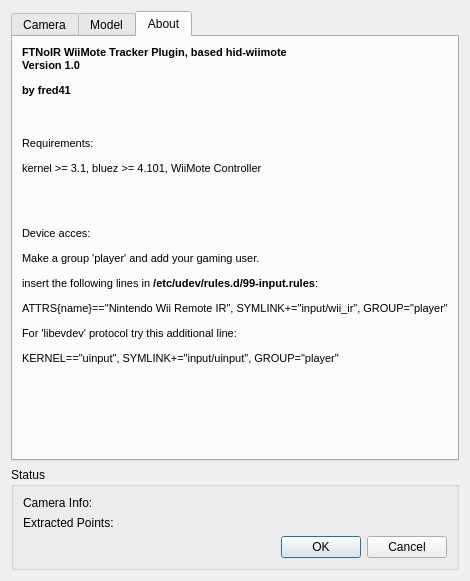
<?xml version="1.0" encoding="UTF-8"?>
<ui version="4.0">
 <class>UICPTClientControls</class>
 <widget class="QWidget" name="UICPTClientControls">
  <property name="windowModality">
   <enum>Qt::NonModal</enum>
  </property>
  <property name="geometry">
   <rect>
    <x>0</x>
    <y>0</y>
    <width>553</width>
    <height>588</height>
   </rect>
  </property>
  <property name="sizePolicy">
   <sizepolicy hsizetype="Preferred" vsizetype="Preferred">
    <horstretch>0</horstretch>
    <verstretch>0</verstretch>
   </sizepolicy>
  </property>
  <property name="windowTitle">
   <string>WiiMoteTracker Settings</string>
  </property>
  <property name="windowIcon">
   <iconset>
    <normaloff>:/Resources/Logo_IR.png</normaloff>:/Resources/Logo_IR.png</iconset>
  </property>
  <property name="layoutDirection">
   <enum>Qt::LeftToRight</enum>
  </property>
  <property name="autoFillBackground">
   <bool>false</bool>
  </property>
  <layout class="QGridLayout" name="gridLayout_9">
   <property name="sizeConstraint">
    <enum>QLayout::SetFixedSize</enum>
   </property>
   <item row="0" column="0">
    <widget class="QTabWidget" name="tabWidget">
     <property name="sizePolicy">
      <sizepolicy hsizetype="Preferred" vsizetype="MinimumExpanding">
       <horstretch>0</horstretch>
       <verstretch>0</verstretch>
      </sizepolicy>
     </property>
     <property name="minimumSize">
      <size>
       <width>0</width>
       <height>0</height>
      </size>
     </property>
     <property name="locale">
      <locale language="English" country="UnitedStates"/>
     </property>
     <property name="currentIndex">
      <number>2</number>
     </property>
     <widget class="QWidget" name="tab_2">
      <attribute name="title">
       <string>Camera</string>
      </attribute>
      <layout class="QVBoxLayout" name="verticalLayout">
       <item>
        <widget class="QGroupBox" name="groupBox">
         <property name="title">
          <string>Camera settings</string>
         </property>
         <layout class="QGridLayout" name="gridLayout_2">
          <item row="5" column="0">
           <widget class="QLabel" name="label_6">
            <property name="text">
             <string>Dynamic pose timeout</string>
            </property>
           </widget>
          </item>
          <item row="2" column="1">
           <widget class="QSpinBox" name="res_y_spin">
            <property name="enabled">
             <bool>false</bool>
            </property>
            <property name="sizePolicy">
             <sizepolicy hsizetype="Preferred" vsizetype="Fixed">
              <horstretch>0</horstretch>
              <verstretch>0</verstretch>
             </sizepolicy>
            </property>
            <property name="toolTip">
             <string>Desired capture height</string>
            </property>
            <property name="suffix">
             <string> px</string>
            </property>
            <property name="maximum">
             <number>2000</number>
            </property>
            <property name="singleStep">
             <number>10</number>
            </property>
           </widget>
          </item>
          <item row="3" column="0">
           <widget class="QLabel" name="label_4">
            <property name="sizePolicy">
             <sizepolicy hsizetype="Expanding" vsizetype="Preferred">
              <horstretch>0</horstretch>
              <verstretch>0</verstretch>
             </sizepolicy>
            </property>
            <property name="text">
             <string>Diagonal field of view</string>
            </property>
           </widget>
          </item>
          <item row="1" column="0">
           <widget class="QLabel" name="label_36">
            <property name="sizePolicy">
             <sizepolicy hsizetype="Expanding" vsizetype="Preferred">
              <horstretch>0</horstretch>
              <verstretch>0</verstretch>
             </sizepolicy>
            </property>
            <property name="text">
             <string>Width</string>
            </property>
           </widget>
          </item>
          <item row="3" column="1">
           <widget class="QSpinBox" name="fov">
            <property name="enabled">
             <bool>false</bool>
            </property>
            <property name="suffix">
             <string>°</string>
            </property>
            <property name="prefix">
             <string/>
            </property>
            <property name="minimum">
             <number>10</number>
            </property>
            <property name="maximum">
             <number>90</number>
            </property>
           </widget>
          </item>
          <item row="4" column="1">
           <widget class="QCheckBox" name="dynamic_pose">
            <property name="enabled">
             <bool>true</bool>
            </property>
            <property name="text">
             <string/>
            </property>
           </widget>
          </item>
          <item row="4" column="0">
           <widget class="QLabel" name="label_5">
            <property name="sizePolicy">
             <sizepolicy hsizetype="Expanding" vsizetype="Preferred">
              <horstretch>0</horstretch>
              <verstretch>0</verstretch>
             </sizepolicy>
            </property>
            <property name="text">
             <string>Dynamic pose resolution</string>
            </property>
           </widget>
          </item>
          <item row="5" column="1">
           <widget class="QSpinBox" name="init_phase_timeout">
            <property name="enabled">
             <bool>true</bool>
            </property>
            <property name="suffix">
             <string> ms</string>
            </property>
            <property name="minimum">
             <number>1</number>
            </property>
            <property name="maximum">
             <number>10000</number>
            </property>
           </widget>
          </item>
          <item row="0" column="1">
           <widget class="QComboBox" name="camdevice_combo">
            <property name="enabled">
             <bool>false</bool>
            </property>
            <property name="sizePolicy">
             <sizepolicy hsizetype="Preferred" vsizetype="Fixed">
              <horstretch>0</horstretch>
              <verstretch>0</verstretch>
             </sizepolicy>
            </property>
            <property name="currentText">
             <string notr="true"/>
            </property>
            <property name="minimumContentsLength">
             <number>10</number>
            </property>
           </widget>
          </item>
          <item row="2" column="0">
           <widget class="QLabel" name="label_41">
            <property name="sizePolicy">
             <sizepolicy hsizetype="Expanding" vsizetype="Preferred">
              <horstretch>0</horstretch>
              <verstretch>0</verstretch>
             </sizepolicy>
            </property>
            <property name="text">
             <string>Height</string>
            </property>
           </widget>
          </item>
          <item row="1" column="1">
           <widget class="QSpinBox" name="res_x_spin">
            <property name="enabled">
             <bool>false</bool>
            </property>
            <property name="sizePolicy">
             <sizepolicy hsizetype="Preferred" vsizetype="Fixed">
              <horstretch>0</horstretch>
              <verstretch>0</verstretch>
             </sizepolicy>
            </property>
            <property name="toolTip">
             <string>Desired capture width</string>
            </property>
            <property name="suffix">
             <string> px</string>
            </property>
            <property name="maximum">
             <number>2000</number>
            </property>
            <property name="singleStep">
             <number>10</number>
            </property>
           </widget>
          </item>
          <item row="0" column="0">
           <widget class="QLabel" name="label_2">
            <property name="sizePolicy">
             <sizepolicy hsizetype="Expanding" vsizetype="Preferred">
              <horstretch>0</horstretch>
              <verstretch>0</verstretch>
             </sizepolicy>
            </property>
            <property name="text">
             <string>Device</string>
            </property>
            <property name="buddy">
             <cstring>camdevice_combo</cstring>
            </property>
           </widget>
          </item>
          <item row="6" column="0">
           <widget class="QLabel" name="label_9">
            <property name="text">
             <string>Camera settings dialog</string>
            </property>
           </widget>
          </item>
          <item row="6" column="1">
           <widget class="QPushButton" name="camera_settings">
            <property name="enabled">
             <bool>false</bool>
            </property>
            <property name="sizePolicy">
             <sizepolicy hsizetype="Minimum" vsizetype="Maximum">
              <horstretch>0</horstretch>
              <verstretch>0</verstretch>
             </sizepolicy>
            </property>
            <property name="text">
             <string>Open</string>
            </property>
           </widget>
          </item>
         </layout>
        </widget>
       </item>
      </layout>
     </widget>
     <widget class="QWidget" name="tab_4">
      <attribute name="title">
       <string>Model</string>
      </attribute>
      <layout class="QGridLayout" name="gridLayout_3">
       <item row="0" column="0">
        <widget class="QTabWidget" name="model_tabs">
         <property name="sizePolicy">
          <sizepolicy hsizetype="Preferred" vsizetype="Minimum">
           <horstretch>0</horstretch>
           <verstretch>0</verstretch>
          </sizepolicy>
         </property>
         <property name="tabShape">
          <enum>QTabWidget::Rounded</enum>
         </property>
         <property name="currentIndex">
          <number>2</number>
         </property>
         <property name="usesScrollButtons">
          <bool>false</bool>
         </property>
         <property name="documentMode">
          <bool>false</bool>
         </property>
         <property name="tabsClosable">
          <bool>false</bool>
         </property>
         <widget class="QWidget" name="tab_5">
          <attribute name="title">
           <string>Clip</string>
          </attribute>
          <layout class="QGridLayout" name="gridLayout_6">
           <item row="0" column="0">
            <widget class="QGroupBox" name="groupBox_8">
             <property name="sizePolicy">
              <sizepolicy hsizetype="Preferred" vsizetype="Minimum">
               <horstretch>0</horstretch>
               <verstretch>0</verstretch>
              </sizepolicy>
             </property>
             <property name="minimumSize">
              <size>
               <width>331</width>
               <height>208</height>
              </size>
             </property>
             <property name="title">
              <string>Model Dimensions</string>
             </property>
             <widget class="QSpinBox" name="clip_tlength_spin">
              <property name="geometry">
               <rect>
                <x>70</x>
                <y>35</y>
                <width>100</width>
                <height>22</height>
               </rect>
              </property>
              <property name="suffix">
               <string> mm</string>
              </property>
              <property name="minimum">
               <number>-65535</number>
              </property>
              <property name="maximum">
               <number>65535</number>
              </property>
             </widget>
             <widget class="QSpinBox" name="clip_bheight_spin">
              <property name="geometry">
               <rect>
                <x>150</x>
                <y>130</y>
                <width>100</width>
                <height>22</height>
               </rect>
              </property>
              <property name="suffix">
               <string> mm</string>
              </property>
              <property name="minimum">
               <number>-65535</number>
              </property>
              <property name="maximum">
               <number>65535</number>
              </property>
             </widget>
             <widget class="QLabel" name="label_44">
              <property name="geometry">
               <rect>
                <x>65</x>
                <y>55</y>
                <width>71</width>
                <height>111</height>
               </rect>
              </property>
              <property name="text">
               <string/>
              </property>
              <property name="pixmap">
               <pixmap resource="ftnoir_tracker_wiimote.qrc">:/Resources/clip_side.png</pixmap>
              </property>
             </widget>
             <widget class="QLabel" name="label_50">
              <property name="geometry">
               <rect>
                <x>20</x>
                <y>40</y>
                <width>46</width>
                <height>13</height>
               </rect>
              </property>
              <property name="text">
               <string>Side</string>
              </property>
             </widget>
             <widget class="QSpinBox" name="clip_blength_spin">
              <property name="geometry">
               <rect>
                <x>50</x>
                <y>160</y>
                <width>100</width>
                <height>22</height>
               </rect>
              </property>
              <property name="suffix">
               <string> mm</string>
              </property>
              <property name="minimum">
               <number>-65535</number>
              </property>
              <property name="maximum">
               <number>65535</number>
              </property>
             </widget>
             <widget class="QSpinBox" name="clip_theight_spin">
              <property name="geometry">
               <rect>
                <x>150</x>
                <y>70</y>
                <width>100</width>
                <height>22</height>
               </rect>
              </property>
              <property name="suffix">
               <string> mm</string>
              </property>
              <property name="minimum">
               <number>-65535</number>
              </property>
              <property name="maximum">
               <number>65535</number>
              </property>
             </widget>
             <widget class="QLabel" name="label_51">
              <property name="geometry">
               <rect>
                <x>290</x>
                <y>40</y>
                <width>46</width>
                <height>13</height>
               </rect>
              </property>
              <property name="text">
               <string>Front</string>
              </property>
             </widget>
             <widget class="QLabel" name="label_45">
              <property name="geometry">
               <rect>
                <x>300</x>
                <y>70</y>
                <width>21</width>
                <height>111</height>
               </rect>
              </property>
              <property name="text">
               <string/>
              </property>
              <property name="pixmap">
               <pixmap resource="ftnoir_tracker_wiimote.qrc">:/Resources/clip_front.png</pixmap>
              </property>
             </widget>
            </widget>
           </item>
          </layout>
         </widget>
         <widget class="QWidget" name="tab_6">
          <attribute name="title">
           <string>Cap</string>
          </attribute>
          <layout class="QVBoxLayout" name="verticalLayout_14">
           <item>
            <widget class="QGroupBox" name="groupBox_9">
             <property name="minimumSize">
              <size>
               <width>331</width>
               <height>208</height>
              </size>
             </property>
             <property name="title">
              <string>Model Dimensions</string>
             </property>
             <widget class="QLabel" name="label_46">
              <property name="geometry">
               <rect>
                <x>100</x>
                <y>60</y>
                <width>111</width>
                <height>81</height>
               </rect>
              </property>
              <property name="text">
               <string/>
              </property>
              <property name="pixmap">
               <pixmap resource="ftnoir_tracker_wiimote.qrc">:/Resources/cap_side.png</pixmap>
              </property>
             </widget>
             <widget class="QLabel" name="label_48">
              <property name="geometry">
               <rect>
                <x>20</x>
                <y>40</y>
                <width>46</width>
                <height>13</height>
               </rect>
              </property>
              <property name="text">
               <string>Side</string>
              </property>
             </widget>
             <widget class="QSpinBox" name="cap_length_spin">
              <property name="geometry">
               <rect>
                <x>90</x>
                <y>40</y>
                <width>101</width>
                <height>22</height>
               </rect>
              </property>
              <property name="suffix">
               <string> mm</string>
              </property>
              <property name="minimum">
               <number>-65535</number>
              </property>
              <property name="maximum">
               <number>65535</number>
              </property>
             </widget>
             <widget class="QLabel" name="label_47">
              <property name="geometry">
               <rect>
                <x>220</x>
                <y>100</y>
                <width>81</width>
                <height>81</height>
               </rect>
              </property>
              <property name="text">
               <string/>
              </property>
              <property name="pixmap">
               <pixmap resource="ftnoir_tracker_wiimote.qrc">:/Resources/cap_front.png</pixmap>
              </property>
             </widget>
             <widget class="QSpinBox" name="cap_width_spin">
              <property name="geometry">
               <rect>
                <x>240</x>
                <y>70</y>
                <width>81</width>
                <height>22</height>
               </rect>
              </property>
              <property name="suffix">
               <string> mm</string>
              </property>
              <property name="minimum">
               <number>-65535</number>
              </property>
              <property name="maximum">
               <number>65535</number>
              </property>
             </widget>
             <widget class="QLabel" name="label_49">
              <property name="geometry">
               <rect>
                <x>240</x>
                <y>40</y>
                <width>46</width>
                <height>13</height>
               </rect>
              </property>
              <property name="text">
               <string>Front</string>
              </property>
             </widget>
             <widget class="QSpinBox" name="cap_height_spin">
              <property name="geometry">
               <rect>
                <x>20</x>
                <y>90</y>
                <width>81</width>
                <height>22</height>
               </rect>
              </property>
              <property name="suffix">
               <string> mm</string>
              </property>
              <property name="minimum">
               <number>-65535</number>
              </property>
              <property name="maximum">
               <number>65535</number>
              </property>
             </widget>
            </widget>
           </item>
          </layout>
         </widget>
         <widget class="QWidget" name="tab_7">
          <attribute name="title">
           <string>Custom</string>
          </attribute>
          <layout class="QGridLayout" name="gridLayout">
           <item row="0" column="0">
            <widget class="QGroupBox" name="groupBox_7">
             <property name="title">
              <string>Model Dimensions</string>
             </property>
             <layout class="QGridLayout" name="gridLayout_5">
              <item row="3" column="1">
               <widget class="QLabel" name="label_57">
                <property name="sizePolicy">
                 <sizepolicy hsizetype="Maximum" vsizetype="Preferred">
                  <horstretch>0</horstretch>
                  <verstretch>0</verstretch>
                 </sizepolicy>
                </property>
                <property name="text">
                 <string>z:</string>
                </property>
               </widget>
              </item>
              <item row="2" column="5">
               <widget class="QSpinBox" name="m2y_spin">
                <property name="suffix">
                 <string> mm</string>
                </property>
                <property name="minimum">
                 <number>-65535</number>
                </property>
                <property name="maximum">
                 <number>65535</number>
                </property>
               </widget>
              </item>
              <item row="1" column="1">
               <widget class="QLabel" name="label_63">
                <property name="sizePolicy">
                 <sizepolicy hsizetype="Maximum" vsizetype="Preferred">
                  <horstretch>0</horstretch>
                  <verstretch>0</verstretch>
                 </sizepolicy>
                </property>
                <property name="text">
                 <string>x:</string>
                </property>
               </widget>
              </item>
              <item row="1" column="2">
               <widget class="QSpinBox" name="m1x_spin">
                <property name="suffix">
                 <string> mm</string>
                </property>
                <property name="minimum">
                 <number>-65535</number>
                </property>
                <property name="maximum">
                 <number>65535</number>
                </property>
               </widget>
              </item>
              <item row="2" column="2">
               <widget class="QSpinBox" name="m1y_spin">
                <property name="suffix">
                 <string> mm</string>
                </property>
                <property name="minimum">
                 <number>-65535</number>
                </property>
                <property name="maximum">
                 <number>65535</number>
                </property>
               </widget>
              </item>
              <item row="3" column="5">
               <widget class="QSpinBox" name="m2z_spin">
                <property name="suffix">
                 <string> mm</string>
                </property>
                <property name="minimum">
                 <number>-65535</number>
                </property>
                <property name="maximum">
                 <number>65535</number>
                </property>
               </widget>
              </item>
              <item row="1" column="5">
               <widget class="QSpinBox" name="m2x_spin">
                <property name="suffix">
                 <string> mm</string>
                </property>
                <property name="minimum">
                 <number>-65535</number>
                </property>
                <property name="maximum">
                 <number>65535</number>
                </property>
               </widget>
              </item>
              <item row="0" column="0" colspan="6">
               <widget class="QLabel" name="label_56">
                <property name="sizePolicy">
                 <sizepolicy hsizetype="Preferred" vsizetype="Preferred">
                  <horstretch>0</horstretch>
                  <verstretch>0</verstretch>
                 </sizepolicy>
                </property>
                <property name="text">
                 <string>&lt;html&gt;&lt;head/&gt;&lt;body&gt;&lt;p&gt;Location of the two remaining model points&lt;br/&gt;with respect to the reference point in default pose&lt;/p&gt;&lt;p&gt;Use any units you want, not necessarily centimeters.&lt;/p&gt;&lt;/body&gt;&lt;/html&gt;</string>
                </property>
               </widget>
              </item>
              <item row="3" column="2">
               <widget class="QSpinBox" name="m1z_spin">
                <property name="suffix">
                 <string> mm</string>
                </property>
                <property name="minimum">
                 <number>-65535</number>
                </property>
                <property name="maximum">
                 <number>65535</number>
                </property>
               </widget>
              </item>
              <item row="2" column="4">
               <widget class="QLabel" name="label_70">
                <property name="sizePolicy">
                 <sizepolicy hsizetype="Maximum" vsizetype="Preferred">
                  <horstretch>0</horstretch>
                  <verstretch>0</verstretch>
                 </sizepolicy>
                </property>
                <property name="text">
                 <string>y:</string>
                </property>
               </widget>
              </item>
              <item row="1" column="4">
               <widget class="QLabel" name="label_67">
                <property name="sizePolicy">
                 <sizepolicy hsizetype="Maximum" vsizetype="Preferred">
                  <horstretch>0</horstretch>
                  <verstretch>0</verstretch>
                 </sizepolicy>
                </property>
                <property name="text">
                 <string>x:</string>
                </property>
               </widget>
              </item>
              <item row="1" column="3">
               <widget class="QLabel" name="label_64">
                <property name="sizePolicy">
                 <sizepolicy hsizetype="Maximum" vsizetype="Preferred">
                  <horstretch>0</horstretch>
                  <verstretch>0</verstretch>
                 </sizepolicy>
                </property>
                <property name="text">
                 <string>&lt;html&gt;&lt;head/&gt;&lt;body&gt;&lt;p&gt;&lt;span style=&quot; font-size:16pt;&quot;&gt;P&lt;/span&gt;&lt;span style=&quot; font-size:16pt; vertical-align:sub;&quot;&gt;3&lt;/span&gt;&lt;/p&gt;&lt;/body&gt;&lt;/html&gt;</string>
                </property>
               </widget>
              </item>
              <item row="1" column="0">
               <widget class="QLabel" name="label_60">
                <property name="sizePolicy">
                 <sizepolicy hsizetype="Maximum" vsizetype="Preferred">
                  <horstretch>0</horstretch>
                  <verstretch>0</verstretch>
                 </sizepolicy>
                </property>
                <property name="text">
                 <string>&lt;html&gt;&lt;head/&gt;&lt;body&gt;&lt;p&gt;&lt;span style=&quot; font-size:16pt;&quot;&gt;P&lt;/span&gt;&lt;span style=&quot; font-size:16pt; vertical-align:sub;&quot;&gt;2&lt;/span&gt;&lt;/p&gt;&lt;/body&gt;&lt;/html&gt;</string>
                </property>
               </widget>
              </item>
              <item row="3" column="4">
               <widget class="QLabel" name="label_69">
                <property name="sizePolicy">
                 <sizepolicy hsizetype="Maximum" vsizetype="Preferred">
                  <horstretch>0</horstretch>
                  <verstretch>0</verstretch>
                 </sizepolicy>
                </property>
                <property name="text">
                 <string>z:</string>
                </property>
               </widget>
              </item>
              <item row="2" column="1">
               <widget class="QLabel" name="label_58">
                <property name="sizePolicy">
                 <sizepolicy hsizetype="Maximum" vsizetype="Preferred">
                  <horstretch>0</horstretch>
                  <verstretch>0</verstretch>
                 </sizepolicy>
                </property>
                <property name="text">
                 <string>y:</string>
                </property>
               </widget>
              </item>
             </layout>
            </widget>
           </item>
          </layout>
         </widget>
        </widget>
       </item>
       <item row="1" column="0">
        <widget class="QGroupBox" name="groupBox_10">
         <property name="sizePolicy">
          <sizepolicy hsizetype="Preferred" vsizetype="Maximum">
           <horstretch>0</horstretch>
           <verstretch>0</verstretch>
          </sizepolicy>
         </property>
         <property name="title">
          <string>Model position</string>
         </property>
         <layout class="QGridLayout" name="gridLayout_4">
          <item row="0" column="0">
           <widget class="QFrame" name="frame_2">
            <property name="frameShape">
             <enum>QFrame::NoFrame</enum>
            </property>
            <property name="frameShadow">
             <enum>QFrame::Raised</enum>
            </property>
            <layout class="QGridLayout" name="gridLayout_11">
             <item row="0" column="0">
              <widget class="QLabel" name="label_61">
               <property name="sizePolicy">
                <sizepolicy hsizetype="Maximum" vsizetype="Preferred">
                 <horstretch>0</horstretch>
                 <verstretch>0</verstretch>
                </sizepolicy>
               </property>
               <property name="text">
                <string>x:</string>
               </property>
              </widget>
             </item>
             <item row="0" column="1">
              <widget class="QSpinBox" name="tx_spin">
               <property name="suffix">
                <string> mm</string>
               </property>
               <property name="minimum">
                <number>-65535</number>
               </property>
               <property name="maximum">
                <number>65536</number>
               </property>
              </widget>
             </item>
             <item row="1" column="0">
              <widget class="QLabel" name="label_62">
               <property name="sizePolicy">
                <sizepolicy hsizetype="Maximum" vsizetype="Preferred">
                 <horstretch>0</horstretch>
                 <verstretch>0</verstretch>
                </sizepolicy>
               </property>
               <property name="text">
                <string>y:</string>
               </property>
              </widget>
             </item>
             <item row="1" column="1">
              <widget class="QSpinBox" name="ty_spin">
               <property name="suffix">
                <string> mm</string>
               </property>
               <property name="minimum">
                <number>-65535</number>
               </property>
               <property name="maximum">
                <number>65536</number>
               </property>
              </widget>
             </item>
             <item row="2" column="0">
              <widget class="QLabel" name="label_66">
               <property name="sizePolicy">
                <sizepolicy hsizetype="Maximum" vsizetype="Preferred">
                 <horstretch>0</horstretch>
                 <verstretch>0</verstretch>
                </sizepolicy>
               </property>
               <property name="text">
                <string>z:</string>
               </property>
              </widget>
             </item>
             <item row="2" column="1">
              <widget class="QSpinBox" name="tz_spin">
               <property name="suffix">
                <string> mm</string>
               </property>
               <property name="minimum">
                <number>-65535</number>
               </property>
               <property name="maximum">
                <number>65536</number>
               </property>
              </widget>
             </item>
            </layout>
           </widget>
          </item>
          <item row="0" column="1">
           <widget class="QFrame" name="frame">
            <property name="frameShape">
             <enum>QFrame::NoFrame</enum>
            </property>
            <property name="frameShadow">
             <enum>QFrame::Raised</enum>
            </property>
            <layout class="QVBoxLayout" name="verticalLayout_2">
             <item>
              <widget class="QLabel" name="label_59">
               <property name="text">
                <string>&lt;html&gt;&lt;head/&gt;&lt;body&gt;&lt;p&gt;&lt;a href=&quot;https://github.com/opentrack/opentrack/wiki/model-calibration-for-PT-and-Aruco-trackers&quot;&gt;&lt;span style=&quot; text-decoration: underline; color:#0000ff;&quot;&gt;Instructions on the opentrack wiki&lt;/span&gt;&lt;/a&gt;&lt;/p&gt;&lt;/body&gt;&lt;/html&gt;</string>
               </property>
               <property name="openExternalLinks">
                <bool>true</bool>
               </property>
              </widget>
             </item>
             <item>
              <widget class="QPushButton" name="tcalib_button">
               <property name="enabled">
                <bool>false</bool>
               </property>
               <property name="text">
                <string>Toggle calibration</string>
               </property>
               <property name="checkable">
                <bool>true</bool>
               </property>
              </widget>
             </item>
            </layout>
           </widget>
          </item>
         </layout>
        </widget>
       </item>
      </layout>
     </widget>
     <widget class="QWidget" name="tab_3">
      <attribute name="title">
       <string>About</string>
      </attribute>
      <layout class="QGridLayout" name="gridLayout_8">
       <item row="0" column="0">
        <widget class="QLabel" name="label_10">
         <property name="text">
          <string>&lt;html&gt;&lt;head/&gt;&lt;body&gt;&lt;p&gt;&lt;span style=&quot; font-size:8pt; font-weight:600;&quot;&gt;FTNoIR WiiMote Tracker Plugin, based hid-wiimote&lt;br/&gt;Version 1.0&lt;/span&gt;&lt;/p&gt;&lt;p&gt;&lt;span style=&quot; font-size:8pt; font-weight:600;&quot;&gt;by fred41&lt;/span&gt;&lt;span style=&quot; font-size:8pt;&quot;&gt;&lt;br/&gt;&lt;br/&gt;&lt;/span&gt;&lt;/p&gt;&lt;p&gt;&lt;span style=&quot; font-size:8pt;&quot;&gt;Requirements:&lt;/span&gt;&lt;/p&gt;&lt;p&gt;&lt;span style=&quot; font-size:8pt;&quot;&gt;kernel &amp;gt;= 3.1, bluez &amp;gt;= 4.101, WiiMote Controller&lt;/span&gt;&lt;/p&gt;&lt;p&gt;&lt;span style=&quot; font-size:8pt;&quot;&gt;&lt;br/&gt;&lt;/span&gt;&lt;/p&gt;&lt;p&gt;&lt;span style=&quot; font-size:8pt;&quot;&gt;Device acces:&lt;/span&gt;&lt;/p&gt;&lt;p&gt;&lt;span style=&quot; font-size:8pt;&quot;&gt;Make a group 'player' and add your gaming user.&lt;/span&gt;&lt;/p&gt;&lt;p&gt;&lt;span style=&quot; font-size:8pt;&quot;&gt;insert the following lines in &lt;/span&gt;&lt;span style=&quot; font-size:8pt; font-weight:600;&quot;&gt;/etc/udev/rules.d/99-input.rules&lt;/span&gt;&lt;span style=&quot; font-size:8pt;&quot;&gt;:&lt;/span&gt;&lt;/p&gt;&lt;p&gt;&lt;span style=&quot; font-size:8pt;&quot;&gt;ATTRS{name}==&amp;quot;Nintendo Wii Remote IR&amp;quot;, SYMLINK+=&amp;quot;input/wii_ir&amp;quot;, GROUP=&amp;quot;player&amp;quot;&lt;/span&gt;&lt;/p&gt;&lt;p&gt;&lt;span style=&quot; font-size:8pt;&quot;&gt;For 'libevdev' protocol try this additional line:&lt;/span&gt;&lt;/p&gt;&lt;p&gt;&lt;span style=&quot; font-size:8pt;&quot;&gt;KERNEL==&amp;quot;uinput&amp;quot;, SYMLINK+=&amp;quot;input/uinput&amp;quot;, GROUP=&amp;quot;player&amp;quot;&lt;/span&gt;&lt;/p&gt;&lt;/body&gt;&lt;/html&gt;</string>
         </property>
         <property name="alignment">
          <set>Qt::AlignLeading|Qt::AlignLeft|Qt::AlignTop</set>
         </property>
         <property name="openExternalLinks">
          <bool>true</bool>
         </property>
        </widget>
       </item>
      </layout>
     </widget>
    </widget>
   </item>
   <item row="1" column="0">
    <widget class="QGroupBox" name="groupBox_5">
     <property name="title">
      <string>Status</string>
     </property>
     <layout class="QGridLayout" name="gridLayout_10">
      <item row="1" column="0">
       <widget class="QLabel" name="label_3">
        <property name="text">
         <string>Extracted Points:</string>
        </property>
       </widget>
      </item>
      <item row="2" column="1">
       <widget class="QDialogButtonBox" name="buttonBox">
        <property name="standardButtons">
         <set>QDialogButtonBox::Cancel|QDialogButtonBox::Ok</set>
        </property>
       </widget>
      </item>
      <item row="0" column="0">
       <widget class="QLabel" name="label_38">
        <property name="text">
         <string>Camera Info:</string>
        </property>
       </widget>
      </item>
      <item row="1" column="1">
       <widget class="QLabel" name="pointinfo_label">
        <property name="minimumSize">
         <size>
          <width>50</width>
          <height>0</height>
         </size>
        </property>
        <property name="text">
         <string/>
        </property>
       </widget>
      </item>
      <item row="0" column="1">
       <widget class="QLabel" name="caminfo_label">
        <property name="sizePolicy">
         <sizepolicy hsizetype="Preferred" vsizetype="Preferred">
          <horstretch>0</horstretch>
          <verstretch>0</verstretch>
         </sizepolicy>
        </property>
        <property name="minimumSize">
         <size>
          <width>120</width>
          <height>0</height>
         </size>
        </property>
        <property name="text">
         <string/>
        </property>
       </widget>
      </item>
     </layout>
    </widget>
   </item>
  </layout>
 </widget>
 <tabstops>
  <tabstop>tabWidget</tabstop>
  <tabstop>camdevice_combo</tabstop>
  <tabstop>res_x_spin</tabstop>
  <tabstop>res_y_spin</tabstop>
  <tabstop>fov</tabstop>
  <tabstop>model_tabs</tabstop>
  <tabstop>clip_tlength_spin</tabstop>
  <tabstop>clip_theight_spin</tabstop>
  <tabstop>clip_bheight_spin</tabstop>
  <tabstop>clip_blength_spin</tabstop>
  <tabstop>cap_length_spin</tabstop>
  <tabstop>cap_width_spin</tabstop>
  <tabstop>cap_height_spin</tabstop>
  <tabstop>m1x_spin</tabstop>
  <tabstop>m1y_spin</tabstop>
  <tabstop>m1z_spin</tabstop>
  <tabstop>m2x_spin</tabstop>
  <tabstop>m2y_spin</tabstop>
  <tabstop>m2z_spin</tabstop>
  <tabstop>tx_spin</tabstop>
  <tabstop>ty_spin</tabstop>
  <tabstop>tz_spin</tabstop>
 </tabstops>
 <resources>
  <include location="ftnoir_tracker_wiimote.qrc"/>
  <include location="ftnoir_tracker_wiimote.qrc"/>
 </resources>
 <connections/>
 <slots>
  <slot>startEngineClicked()</slot>
  <slot>stopEngineClicked()</slot>
  <slot>cameraSettingsClicked()</slot>
 </slots>
</ui>
